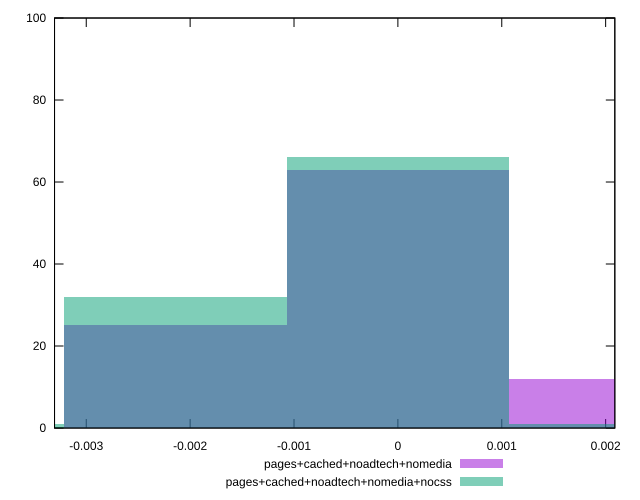

Reproduce this figure in gnuplot.
reset

$pagesCachedNoadtechNomedia <<EOF
0 63
-0.0021440348974097446 25
0.0021440348974097446 12
EOF

$pagesCachedNoadtechNomediaNocss <<EOF
0 66
-0.0021440348974097446 32
-0.004288069794819489 1
0.0021440348974097446 1
EOF

set key outside below
set boxwidth 0.0021440348974097446
set xrange [-0.0033053952483670652:0.0020883833414683177]
set yrange [0:100]
set trange [0:100]
set style fill transparent solid 0.5 noborder
set terminal svg size 640, 500 enhanced background rgb 'white'
set output "report_00017_2021-02-10T15-08-03.406Z/meta/pScore-difference/comparison/histogram/3_vs_4.svg"

plot $pagesCachedNoadtechNomedia title "pages+cached+noadtech+nomedia" with boxes, \
     $pagesCachedNoadtechNomediaNocss title "pages+cached+noadtech+nomedia+nocss" with boxes

reset
